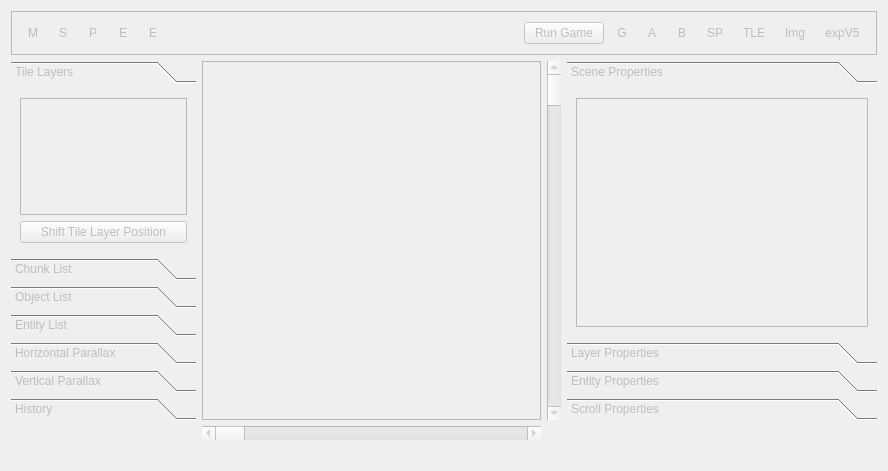
<?xml version="1.0" encoding="UTF-8"?>
<ui version="4.0">
 <class>SceneEditor</class>
 <widget class="QWidget" name="SceneEditor">
  <property name="enabled">
   <bool>false</bool>
  </property>
  <property name="geometry">
   <rect>
    <x>0</x>
    <y>0</y>
    <width>888</width>
    <height>471</height>
   </rect>
  </property>
  <property name="windowTitle">
   <string>Form</string>
  </property>
  <layout class="QGridLayout" name="gridLayout">
   <item row="1" column="1">
    <widget class="QFrame" name="viewerFrame">
     <property name="sizePolicy">
      <sizepolicy hsizetype="Expanding" vsizetype="Expanding">
       <horstretch>0</horstretch>
       <verstretch>0</verstretch>
      </sizepolicy>
     </property>
     <property name="frameShape">
      <enum>QFrame::StyledPanel</enum>
     </property>
     <property name="frameShadow">
      <enum>QFrame::Raised</enum>
     </property>
     <layout class="QVBoxLayout" name="verticalLayout"/>
    </widget>
   </item>
   <item row="2" column="1">
    <widget class="QScrollBar" name="horizontalScrollBar">
     <property name="orientation">
      <enum>Qt::Horizontal</enum>
     </property>
    </widget>
   </item>
   <item row="3" column="0" colspan="4">
    <widget class="QLabel" name="statusLabel">
     <property name="text">
      <string/>
     </property>
     <property name="wordWrap">
      <bool>true</bool>
     </property>
    </widget>
   </item>
   <item row="1" column="2">
    <widget class="QScrollBar" name="verticalScrollBar">
     <property name="orientation">
      <enum>Qt::Vertical</enum>
     </property>
    </widget>
   </item>
   <item row="1" column="3">
    <widget class="QToolBox" name="propertiesBox">
     <property name="maximumSize">
      <size>
       <width>310</width>
       <height>16777215</height>
      </size>
     </property>
     <property name="currentIndex">
      <number>0</number>
     </property>
     <widget class="QWidget" name="scenePropPage">
      <property name="geometry">
       <rect>
        <x>0</x>
        <y>0</y>
        <width>310</width>
        <height>241</height>
       </rect>
      </property>
      <attribute name="label">
       <string>Scene Properties</string>
      </attribute>
      <layout class="QGridLayout" name="gridLayout_8">
       <item row="0" column="0">
        <widget class="QFrame" name="scenePropFrame">
         <property name="frameShape">
          <enum>QFrame::StyledPanel</enum>
         </property>
         <property name="frameShadow">
          <enum>QFrame::Raised</enum>
         </property>
         <layout class="QGridLayout" name="gridLayout_13"/>
        </widget>
       </item>
      </layout>
     </widget>
     <widget class="QWidget" name="layerPropPage">
      <property name="geometry">
       <rect>
        <x>0</x>
        <y>0</y>
        <width>310</width>
        <height>241</height>
       </rect>
      </property>
      <attribute name="label">
       <string>Layer Properties</string>
      </attribute>
      <layout class="QGridLayout" name="gridLayout_9">
       <item row="0" column="0">
        <widget class="QFrame" name="layerPropFrame">
         <property name="frameShape">
          <enum>QFrame::StyledPanel</enum>
         </property>
         <property name="frameShadow">
          <enum>QFrame::Raised</enum>
         </property>
         <layout class="QGridLayout" name="gridLayout_12"/>
        </widget>
       </item>
      </layout>
     </widget>
     <widget class="QWidget" name="objPropPage">
      <property name="geometry">
       <rect>
        <x>0</x>
        <y>0</y>
        <width>310</width>
        <height>241</height>
       </rect>
      </property>
      <attribute name="label">
       <string>Entity Properties</string>
      </attribute>
      <layout class="QGridLayout" name="gridLayout_10">
       <item row="0" column="0">
        <widget class="QFrame" name="objPropFrame">
         <property name="frameShape">
          <enum>QFrame::StyledPanel</enum>
         </property>
         <property name="frameShadow">
          <enum>QFrame::Raised</enum>
         </property>
         <layout class="QGridLayout" name="gridLayout_11"/>
        </widget>
       </item>
      </layout>
     </widget>
     <widget class="QWidget" name="scrollPropPage">
      <property name="geometry">
       <rect>
        <x>0</x>
        <y>0</y>
        <width>310</width>
        <height>241</height>
       </rect>
      </property>
      <attribute name="label">
       <string>Scroll Properties</string>
      </attribute>
      <layout class="QGridLayout" name="gridLayout_16">
       <item row="0" column="0">
        <widget class="QFrame" name="scrPropFrame">
         <property name="frameShape">
          <enum>QFrame::StyledPanel</enum>
         </property>
         <property name="frameShadow">
          <enum>QFrame::Raised</enum>
         </property>
         <layout class="QGridLayout" name="gridLayout_17"/>
        </widget>
       </item>
      </layout>
     </widget>
    </widget>
   </item>
   <item row="0" column="0" colspan="4">
    <widget class="QFrame" name="frame">
     <property name="minimumSize">
      <size>
       <width>0</width>
       <height>44</height>
      </size>
     </property>
     <property name="frameShape">
      <enum>QFrame::StyledPanel</enum>
     </property>
     <property name="frameShadow">
      <enum>QFrame::Raised</enum>
     </property>
     <layout class="QGridLayout" name="gridLayout_2">
      <item row="0" column="3">
       <widget class="QToolButton" name="eraserTool">
        <property name="minimumSize">
         <size>
          <width>24</width>
          <height>24</height>
         </size>
        </property>
        <property name="toolTip">
         <string>&lt;html&gt;&lt;head/&gt;&lt;body&gt;&lt;p&gt;Eraser Tool (R)&lt;br/&gt;Used for cleaning chunks on the layout.&lt;/p&gt;&lt;p&gt;Controls:&lt;br/&gt;Left Click: Removes chunk at cursor's position.&lt;/p&gt;&lt;/body&gt;&lt;/html&gt;</string>
        </property>
        <property name="text">
         <string>E</string>
        </property>
        <property name="icon">
         <iconset resource="../resources.qrc">
          <normaloff>:/icons/ic_eraser_48px.svg</normaloff>:/icons/ic_eraser_48px.svg</iconset>
        </property>
        <property name="autoRaise">
         <bool>true</bool>
        </property>
       </widget>
      </item>
      <item row="0" column="5">
       <spacer name="horizontalSpacer">
        <property name="orientation">
         <enum>Qt::Horizontal</enum>
        </property>
        <property name="sizeHint" stdset="0">
         <size>
          <width>40</width>
          <height>20</height>
         </size>
        </property>
       </spacer>
      </item>
      <item row="0" column="1">
       <widget class="QToolButton" name="selectTool">
        <property name="minimumSize">
         <size>
          <width>24</width>
          <height>24</height>
         </size>
        </property>
        <property name="toolTip">
         <string>&lt;html&gt;&lt;head/&gt;&lt;body&gt;&lt;p&gt;Select Tool (W)&lt;br/&gt;Allows for Drag-Selection.&lt;br/&gt;&lt;br/&gt;Controls:&lt;br/&gt;(Drag) Left Click: Selects any entity inside a box from the starter position to the cursor's position.&lt;br/&gt;(Hold from selected entity) Left Click: Moves all selected entities.&lt;/p&gt;&lt;p&gt;Delete / Backspace: Deletes all selected entities.&lt;/p&gt;&lt;p&gt;Up / Down / Left / Right: Moves all selected entities 4 px in the chosen direction.&lt;br/&gt;(Holding Ctrl will increase the movement to 16 px, Holding Shift will reduce it to 1px)&lt;/p&gt;&lt;/body&gt;&lt;/html&gt;</string>
        </property>
        <property name="text">
         <string>S</string>
        </property>
        <property name="icon">
         <iconset resource="../resources.qrc">
          <normaloff>:/icons/ic_highlight_alt_48px.svg</normaloff>:/icons/ic_highlight_alt_48px.svg</iconset>
        </property>
        <property name="autoRaise">
         <bool>true</bool>
        </property>
       </widget>
      </item>
      <item row="0" column="6">
       <widget class="QPushButton" name="runGame">
        <property name="text">
         <string>Run Game</string>
        </property>
       </widget>
      </item>
      <item row="0" column="10">
       <widget class="QToolButton" name="showParallax">
        <property name="minimumSize">
         <size>
          <width>24</width>
          <height>24</height>
         </size>
        </property>
        <property name="toolTip">
         <string>Show Parallax Lines</string>
        </property>
        <property name="text">
         <string>SP</string>
        </property>
        <property name="icon">
         <iconset resource="../resources.qrc">
          <normaloff>:/icons/ic_horizontal_split_48px.svg</normaloff>:/icons/ic_horizontal_split_48px.svg</iconset>
        </property>
        <property name="checkable">
         <bool>true</bool>
        </property>
        <property name="autoRaise">
         <bool>true</bool>
        </property>
       </widget>
      </item>
      <item row="0" column="12">
       <widget class="QToolButton" name="exportSceneImg">
        <property name="minimumSize">
         <size>
          <width>24</width>
          <height>24</height>
         </size>
        </property>
        <property name="toolTip">
         <string>Export Scene as Image</string>
        </property>
        <property name="text">
         <string>Img</string>
        </property>
        <property name="icon">
         <iconset resource="../resources.qrc">
          <normaloff>:/icons/ic_image_48px.svg</normaloff>:/icons/ic_image_48px.svg</iconset>
        </property>
        <property name="autoRaise">
         <bool>true</bool>
        </property>
       </widget>
      </item>
      <item row="0" column="11">
       <widget class="QToolButton" name="showTileGrid">
        <property name="minimumSize">
         <size>
          <width>24</width>
          <height>24</height>
         </size>
        </property>
        <property name="toolTip">
         <string>Show Grid</string>
        </property>
        <property name="text">
         <string>TLE</string>
        </property>
        <property name="icon">
         <iconset resource="../resources.qrc">
          <normaloff>:/icons/ic_grid_48px.svg</normaloff>:/icons/ic_grid_48px.svg</iconset>
        </property>
        <property name="checkable">
         <bool>true</bool>
        </property>
        <property name="autoRaise">
         <bool>true</bool>
        </property>
       </widget>
      </item>
      <item row="0" column="4">
       <widget class="QToolButton" name="entityTool">
        <property name="minimumSize">
         <size>
          <width>24</width>
          <height>24</height>
         </size>
        </property>
        <property name="toolTip">
         <string>&lt;html&gt;&lt;head/&gt;&lt;body&gt;&lt;p&gt;Entity Tool (E)&lt;/p&gt;&lt;p&gt;Moves and places entities.&lt;/p&gt;&lt;p&gt;Controls&lt;br/&gt;Left Click: Selects an entity for dragging, hold to move it around the stage.&lt;br/&gt;If an object from the list is previously selected, left click will place a new entity at the cursor's position instead.&lt;/p&gt;&lt;p&gt;Right Click: Selects an entity, if there's any overlap between entities, it will select the next entity.&lt;br/&gt;If an object from the list was previously selected, right click will clean up the selection.&lt;br/&gt;&lt;br/&gt;Shortcuts:&lt;br/&gt;Ctrl + C: Copies the currently selected entity.&lt;br/&gt;Ctrl + V: Pastes a stored entity at cursor's position.&lt;/p&gt;&lt;p&gt;Up / Down / Left / Right: Moves the selected entity 4 px in the chosen direction.&lt;br/&gt;(Holding Ctrl will increase the movement to 16 px, Holding Shift will reduce it to 1px)&lt;/p&gt;&lt;/body&gt;&lt;/html&gt;</string>
        </property>
        <property name="text">
         <string>E</string>
        </property>
        <property name="icon">
         <iconset resource="../resources.qrc">
          <normaloff>:/icons/ic_view_in_ar_48px.svg</normaloff>:/icons/ic_view_in_ar_48px.svg</iconset>
        </property>
        <property name="autoRaise">
         <bool>true</bool>
        </property>
       </widget>
      </item>
      <item row="0" column="8">
       <widget class="QToolButton" name="showCollisionA">
        <property name="minimumSize">
         <size>
          <width>24</width>
          <height>24</height>
         </size>
        </property>
        <property name="toolTip">
         <string>Show Collision Plane A</string>
        </property>
        <property name="text">
         <string>A</string>
        </property>
        <property name="checkable">
         <bool>true</bool>
        </property>
        <property name="autoRaise">
         <bool>true</bool>
        </property>
       </widget>
      </item>
      <item row="0" column="9">
       <widget class="QToolButton" name="showCollisionB">
        <property name="minimumSize">
         <size>
          <width>24</width>
          <height>24</height>
         </size>
        </property>
        <property name="toolTip">
         <string>Show Collision Plane B</string>
        </property>
        <property name="text">
         <string>B</string>
        </property>
        <property name="checkable">
         <bool>true</bool>
        </property>
        <property name="autoRaise">
         <bool>true</bool>
        </property>
       </widget>
      </item>
      <item row="0" column="0">
       <widget class="QToolButton" name="panTool">
        <property name="minimumSize">
         <size>
          <width>24</width>
          <height>24</height>
         </size>
        </property>
        <property name="toolTip">
         <string>&lt;html&gt;&lt;head/&gt;&lt;body&gt;&lt;p&gt;Pan Tool (S)&lt;br/&gt;Moves the editor camera across the stage.&lt;/p&gt;&lt;p&gt;Controls:&lt;br/&gt;Left Click: Move the camera.&lt;br/&gt;Middle Click: Ditto, works on all the tools.&lt;/p&gt;&lt;/body&gt;&lt;/html&gt;</string>
        </property>
        <property name="text">
         <string>M</string>
        </property>
        <property name="icon">
         <iconset resource="../resources.qrc">
          <normaloff>:/icons/ic_pan_tool_48px.svg</normaloff>:/icons/ic_pan_tool_48px.svg</iconset>
        </property>
        <property name="autoRaise">
         <bool>true</bool>
        </property>
       </widget>
      </item>
      <item row="0" column="13">
       <widget class="QToolButton" name="exportScn">
        <property name="minimumSize">
         <size>
          <width>24</width>
          <height>24</height>
         </size>
        </property>
        <property name="toolTip">
         <string>Export Scene as XML</string>
        </property>
        <property name="text">
         <string>expV5</string>
        </property>
        <property name="icon">
         <iconset resource="../resources.qrc">
          <normaloff>:/icons/ic_export_48px.svg</normaloff>:/icons/ic_export_48px.svg</iconset>
        </property>
        <property name="autoRaise">
         <bool>true</bool>
        </property>
       </widget>
      </item>
      <item row="0" column="2">
       <widget class="QToolButton" name="pencilTool">
        <property name="minimumSize">
         <size>
          <width>24</width>
          <height>24</height>
         </size>
        </property>
        <property name="toolTip">
         <string>&lt;html&gt;&lt;head/&gt;&lt;body&gt;&lt;p&gt;Pencil Tool (A)&lt;br/&gt;Draw chunks on the stage.&lt;br/&gt;&lt;br/&gt;Controls:&lt;br/&gt;Left Click: Chunk Placing.&lt;br/&gt;Right Click: Copies the chunk located at the cursor's position.&lt;/p&gt;&lt;p&gt;Shortcuts:&lt;br/&gt;C: Picks tile at cursor's position for collision editing.&lt;/p&gt;&lt;/body&gt;&lt;/html&gt;</string>
        </property>
        <property name="text">
         <string>P</string>
        </property>
        <property name="icon">
         <iconset resource="../resources.qrc">
          <normaloff>:/icons/ic_mode_edit_48px.svg</normaloff>:/icons/ic_mode_edit_48px.svg</iconset>
        </property>
        <property name="autoRaise">
         <bool>true</bool>
        </property>
       </widget>
      </item>
      <item row="0" column="7">
       <widget class="QToolButton" name="useGizmos">
        <property name="minimumSize">
         <size>
          <width>24</width>
          <height>24</height>
         </size>
        </property>
        <property name="toolTip">
         <string>Show Gizmos</string>
        </property>
        <property name="text">
         <string>G</string>
        </property>
        <property name="icon">
         <iconset resource="../resources.qrc">
          <normaloff>:/icons/ic_preview_48px.svg</normaloff>:/icons/ic_preview_48px.svg</iconset>
        </property>
        <property name="checkable">
         <bool>true</bool>
        </property>
        <property name="autoRaise">
         <bool>true</bool>
        </property>
       </widget>
      </item>
     </layout>
    </widget>
   </item>
   <item row="1" column="0">
    <widget class="QToolBox" name="toolBox">
     <property name="maximumSize">
      <size>
       <width>185</width>
       <height>16777215</height>
      </size>
     </property>
     <property name="currentIndex">
      <number>0</number>
     </property>
     <widget class="QWidget" name="layerPage">
      <property name="geometry">
       <rect>
        <x>0</x>
        <y>0</y>
        <width>185</width>
        <height>151</height>
       </rect>
      </property>
      <attribute name="label">
       <string>Tile Layers</string>
      </attribute>
      <layout class="QGridLayout" name="gridLayout_3">
       <item row="0" column="0">
        <widget class="QListWidget" name="layerList"/>
       </item>
       <item row="1" column="0">
        <widget class="QPushButton" name="shiftLayer">
         <property name="text">
          <string>Shift Tile Layer Position</string>
         </property>
        </widget>
       </item>
      </layout>
     </widget>
     <widget class="QWidget" name="chunksPage">
      <property name="geometry">
       <rect>
        <x>0</x>
        <y>0</y>
        <width>185</width>
        <height>151</height>
       </rect>
      </property>
      <attribute name="label">
       <string>Chunk List</string>
      </attribute>
      <layout class="QGridLayout" name="gridLayout_14"/>
     </widget>
     <widget class="QWidget" name="objectPage">
      <property name="geometry">
       <rect>
        <x>0</x>
        <y>0</y>
        <width>185</width>
        <height>151</height>
       </rect>
      </property>
      <attribute name="label">
       <string>Object List</string>
      </attribute>
      <layout class="QGridLayout" name="gridLayout_6">
       <item row="2" column="1">
        <spacer name="horizontalSpacer_3">
         <property name="orientation">
          <enum>Qt::Horizontal</enum>
         </property>
         <property name="sizeHint" stdset="0">
          <size>
           <width>40</width>
           <height>20</height>
          </size>
         </property>
        </spacer>
       </item>
       <item row="0" column="0" colspan="3">
        <widget class="QListWidget" name="objectList"/>
       </item>
       <item row="2" column="2">
        <widget class="QToolButton" name="rmObj">
         <property name="enabled">
          <bool>false</bool>
         </property>
         <property name="toolTip">
          <string>Removes an object type</string>
         </property>
         <property name="text">
          <string>-</string>
         </property>
         <property name="icon">
          <iconset resource="../resources.qrc">
           <normaloff>:/icons/ic_cancel_48px.svg</normaloff>:/icons/ic_cancel_48px.svg</iconset>
         </property>
        </widget>
       </item>
       <item row="2" column="0">
        <widget class="QToolButton" name="addObj">
         <property name="toolTip">
          <string>Adds an object type</string>
         </property>
         <property name="text">
          <string>+</string>
         </property>
         <property name="icon">
          <iconset resource="../resources.qrc">
           <normaloff>:/icons/ic_add_circle_48px.svg</normaloff>:/icons/ic_add_circle_48px.svg</iconset>
         </property>
        </widget>
       </item>
       <item row="1" column="0" colspan="3">
        <widget class="QLineEdit" name="objectFilter">
         <property name="placeholderText">
          <string>Find objects...</string>
         </property>
        </widget>
       </item>
      </layout>
     </widget>
     <widget class="QWidget" name="entityPage">
      <property name="geometry">
       <rect>
        <x>0</x>
        <y>0</y>
        <width>171</width>
        <height>169</height>
       </rect>
      </property>
      <attribute name="label">
       <string>Entity List</string>
      </attribute>
      <layout class="QGridLayout" name="gridLayout_4">
       <item row="4" column="5">
        <widget class="QToolButton" name="rmEnt">
         <property name="enabled">
          <bool>false</bool>
         </property>
         <property name="toolTip">
          <string>Removes an entity</string>
         </property>
         <property name="text">
          <string>-</string>
         </property>
         <property name="icon">
          <iconset resource="../resources.qrc">
           <normaloff>:/icons/ic_cancel_48px.svg</normaloff>:/icons/ic_cancel_48px.svg</iconset>
         </property>
        </widget>
       </item>
       <item row="4" column="2">
        <widget class="QToolButton" name="upEnt">
         <property name="toolTip">
          <string>Moves an entity up</string>
         </property>
         <property name="text">
          <string>U</string>
         </property>
         <property name="icon">
          <iconset resource="../resources.qrc">
           <normaloff>:/icons/ic_arrow_upward_48px.svg</normaloff>:/icons/ic_arrow_upward_48px.svg</iconset>
         </property>
        </widget>
       </item>
       <item row="4" column="0">
        <widget class="QToolButton" name="addEnt">
         <property name="toolTip">
          <string>Adds an entity</string>
         </property>
         <property name="text">
          <string>+</string>
         </property>
         <property name="icon">
          <iconset resource="../resources.qrc">
           <normaloff>:/icons/ic_add_circle_48px.svg</normaloff>:/icons/ic_add_circle_48px.svg</iconset>
         </property>
        </widget>
       </item>
       <item row="1" column="0" colspan="6">
        <widget class="QListWidget" name="entityList"/>
       </item>
       <item row="4" column="4">
        <spacer name="horizontalSpacer_2">
         <property name="orientation">
          <enum>Qt::Horizontal</enum>
         </property>
         <property name="sizeHint" stdset="0">
          <size>
           <width>40</width>
           <height>20</height>
          </size>
         </property>
        </spacer>
       </item>
       <item row="0" column="0" colspan="6">
        <widget class="QLabel" name="totalEntCount">
         <property name="text">
          <string>Total Entity Count</string>
         </property>
        </widget>
       </item>
       <item row="2" column="0" colspan="6">
        <widget class="QLineEdit" name="entityFilter">
         <property name="placeholderText">
          <string>Find entities...</string>
         </property>
        </widget>
       </item>
       <item row="4" column="3">
        <widget class="QToolButton" name="downEnt">
         <property name="toolTip">
          <string>Moves an entity down</string>
         </property>
         <property name="text">
          <string>D</string>
         </property>
         <property name="icon">
          <iconset resource="../resources.qrc">
           <normaloff>:/icons/ic_arrow_downward_48px.svg</normaloff>:/icons/ic_arrow_downward_48px.svg</iconset>
         </property>
        </widget>
       </item>
       <item row="4" column="1">
        <spacer name="horizontalSpacer_6">
         <property name="orientation">
          <enum>Qt::Horizontal</enum>
         </property>
         <property name="sizeHint" stdset="0">
          <size>
           <width>40</width>
           <height>20</height>
          </size>
         </property>
        </spacer>
       </item>
      </layout>
     </widget>
     <widget class="QWidget" name="hScrollPage">
      <property name="geometry">
       <rect>
        <x>0</x>
        <y>0</y>
        <width>185</width>
        <height>151</height>
       </rect>
      </property>
      <attribute name="label">
       <string>Horizontal Parallax</string>
      </attribute>
      <layout class="QGridLayout" name="gridLayout_15">
       <item row="0" column="0" colspan="6">
        <widget class="QListWidget" name="hScrollList"/>
       </item>
       <item row="1" column="5">
        <widget class="QToolButton" name="rmScrH">
         <property name="enabled">
          <bool>false</bool>
         </property>
         <property name="toolTip">
          <string>Removes a horizontal parallax entry</string>
         </property>
         <property name="text">
          <string>-</string>
         </property>
         <property name="icon">
          <iconset resource="../resources.qrc">
           <normaloff>:/icons/ic_cancel_48px.svg</normaloff>:/icons/ic_cancel_48px.svg</iconset>
         </property>
        </widget>
       </item>
       <item row="1" column="2">
        <widget class="QToolButton" name="impScrH">
         <property name="toolTip">
          <string>Imports horizontal parallax entries</string>
         </property>
         <property name="text">
          <string>I</string>
         </property>
         <property name="icon">
          <iconset resource="../resources.qrc">
           <normaloff>:/icons/ic_import_48px.svg</normaloff>:/icons/ic_import_48px.svg</iconset>
         </property>
        </widget>
       </item>
       <item row="1" column="0">
        <widget class="QToolButton" name="addScrH">
         <property name="toolTip">
          <string>Adds a horizontal parallax entry</string>
         </property>
         <property name="text">
          <string>+</string>
         </property>
         <property name="icon">
          <iconset resource="../resources.qrc">
           <normaloff>:/icons/ic_add_circle_48px.svg</normaloff>:/icons/ic_add_circle_48px.svg</iconset>
         </property>
        </widget>
       </item>
       <item row="1" column="3">
        <widget class="QToolButton" name="expScrH">
         <property name="toolTip">
          <string>Exports horizontal parallax entries</string>
         </property>
         <property name="text">
          <string>E</string>
         </property>
         <property name="icon">
          <iconset resource="../resources.qrc">
           <normaloff>:/icons/ic_export_48px.svg</normaloff>:/icons/ic_export_48px.svg</iconset>
         </property>
        </widget>
       </item>
       <item row="1" column="1">
        <spacer name="horizontalSpacer_4">
         <property name="orientation">
          <enum>Qt::Horizontal</enum>
         </property>
         <property name="sizeHint" stdset="0">
          <size>
           <width>40</width>
           <height>20</height>
          </size>
         </property>
        </spacer>
       </item>
       <item row="1" column="4">
        <spacer name="horizontalSpacer_5">
         <property name="orientation">
          <enum>Qt::Horizontal</enum>
         </property>
         <property name="sizeHint" stdset="0">
          <size>
           <width>40</width>
           <height>20</height>
          </size>
         </property>
        </spacer>
       </item>
      </layout>
     </widget>
     <widget class="QWidget" name="vScrollPage">
      <property name="geometry">
       <rect>
        <x>0</x>
        <y>0</y>
        <width>185</width>
        <height>151</height>
       </rect>
      </property>
      <attribute name="label">
       <string>Vertical Parallax</string>
      </attribute>
      <layout class="QGridLayout" name="gridLayout_18">
       <item row="0" column="0" colspan="6">
        <widget class="QListWidget" name="vScrollList"/>
       </item>
       <item row="1" column="0">
        <widget class="QToolButton" name="addScrV">
         <property name="toolTip">
          <string>Adds a vertical parallax entry</string>
         </property>
         <property name="text">
          <string>+</string>
         </property>
         <property name="icon">
          <iconset resource="../resources.qrc">
           <normaloff>:/icons/ic_add_circle_48px.svg</normaloff>:/icons/ic_add_circle_48px.svg</iconset>
         </property>
        </widget>
       </item>
       <item row="1" column="1">
        <spacer name="horizontalSpacer_7">
         <property name="orientation">
          <enum>Qt::Horizontal</enum>
         </property>
         <property name="sizeHint" stdset="0">
          <size>
           <width>17</width>
           <height>20</height>
          </size>
         </property>
        </spacer>
       </item>
       <item row="1" column="2">
        <widget class="QToolButton" name="impScrV">
         <property name="toolTip">
          <string>Imports vertical parallax entries</string>
         </property>
         <property name="text">
          <string>I</string>
         </property>
         <property name="icon">
          <iconset resource="../resources.qrc">
           <normaloff>:/icons/ic_import_48px.svg</normaloff>:/icons/ic_import_48px.svg</iconset>
         </property>
        </widget>
       </item>
       <item row="1" column="3">
        <widget class="QToolButton" name="expScrV">
         <property name="toolTip">
          <string>Exports vertical parallax entries</string>
         </property>
         <property name="text">
          <string>E</string>
         </property>
         <property name="icon">
          <iconset resource="../resources.qrc">
           <normaloff>:/icons/ic_export_48px.svg</normaloff>:/icons/ic_export_48px.svg</iconset>
         </property>
        </widget>
       </item>
       <item row="1" column="4">
        <spacer name="horizontalSpacer_8">
         <property name="orientation">
          <enum>Qt::Horizontal</enum>
         </property>
         <property name="sizeHint" stdset="0">
          <size>
           <width>18</width>
           <height>20</height>
          </size>
         </property>
        </spacer>
       </item>
       <item row="1" column="5">
        <widget class="QToolButton" name="rmScrV">
         <property name="enabled">
          <bool>false</bool>
         </property>
         <property name="toolTip">
          <string>Removes a parallax entry</string>
         </property>
         <property name="text">
          <string>-</string>
         </property>
         <property name="icon">
          <iconset resource="../resources.qrc">
           <normaloff>:/icons/ic_cancel_48px.svg</normaloff>:/icons/ic_cancel_48px.svg</iconset>
         </property>
        </widget>
       </item>
      </layout>
     </widget>
     <widget class="QWidget" name="History">
      <property name="geometry">
       <rect>
        <x>0</x>
        <y>0</y>
        <width>185</width>
        <height>151</height>
       </rect>
      </property>
      <attribute name="label">
       <string>History</string>
      </attribute>
      <layout class="QGridLayout" name="gridLayout_5">
       <item row="0" column="0">
        <widget class="QUndoView" name="undoView">
         <property name="emptyLabel">
          <string>Original State</string>
         </property>
        </widget>
       </item>
      </layout>
     </widget>
    </widget>
   </item>
  </layout>
 </widget>
 <tabstops>
  <tabstop>panTool</tabstop>
  <tabstop>selectTool</tabstop>
  <tabstop>pencilTool</tabstop>
  <tabstop>eraserTool</tabstop>
  <tabstop>entityTool</tabstop>
  <tabstop>useGizmos</tabstop>
  <tabstop>showCollisionA</tabstop>
  <tabstop>showCollisionB</tabstop>
  <tabstop>showParallax</tabstop>
  <tabstop>showTileGrid</tabstop>
  <tabstop>exportSceneImg</tabstop>
  <tabstop>exportScn</tabstop>
  <tabstop>layerList</tabstop>
  <tabstop>objectList</tabstop>
  <tabstop>objectFilter</tabstop>
  <tabstop>addObj</tabstop>
  <tabstop>rmObj</tabstop>
  <tabstop>entityList</tabstop>
  <tabstop>entityFilter</tabstop>
  <tabstop>addEnt</tabstop>
  <tabstop>upEnt</tabstop>
  <tabstop>downEnt</tabstop>
  <tabstop>rmEnt</tabstop>
  <tabstop>hScrollList</tabstop>
  <tabstop>addScrH</tabstop>
  <tabstop>impScrH</tabstop>
  <tabstop>expScrH</tabstop>
  <tabstop>rmScrH</tabstop>
  <tabstop>vScrollList</tabstop>
  <tabstop>addScrV</tabstop>
  <tabstop>impScrV</tabstop>
  <tabstop>expScrV</tabstop>
  <tabstop>rmScrV</tabstop>
 </tabstops>
 <resources>
  <include location="../resources.qrc"/>
 </resources>
 <connections/>
</ui>
